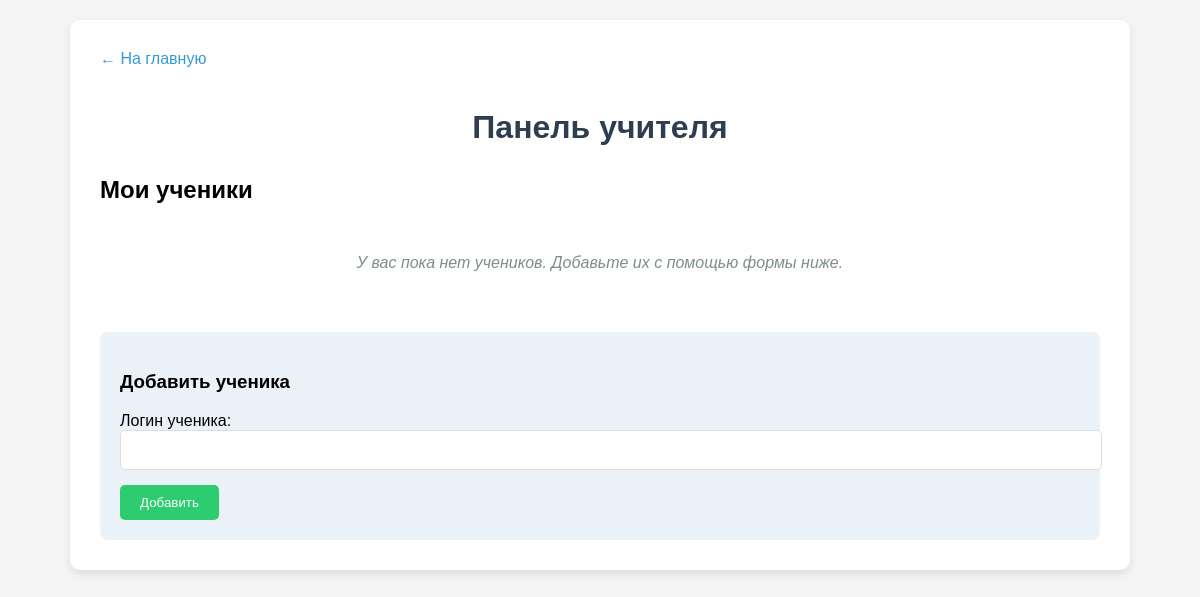
The page /teacher (signed in) on the database as committed earlier.
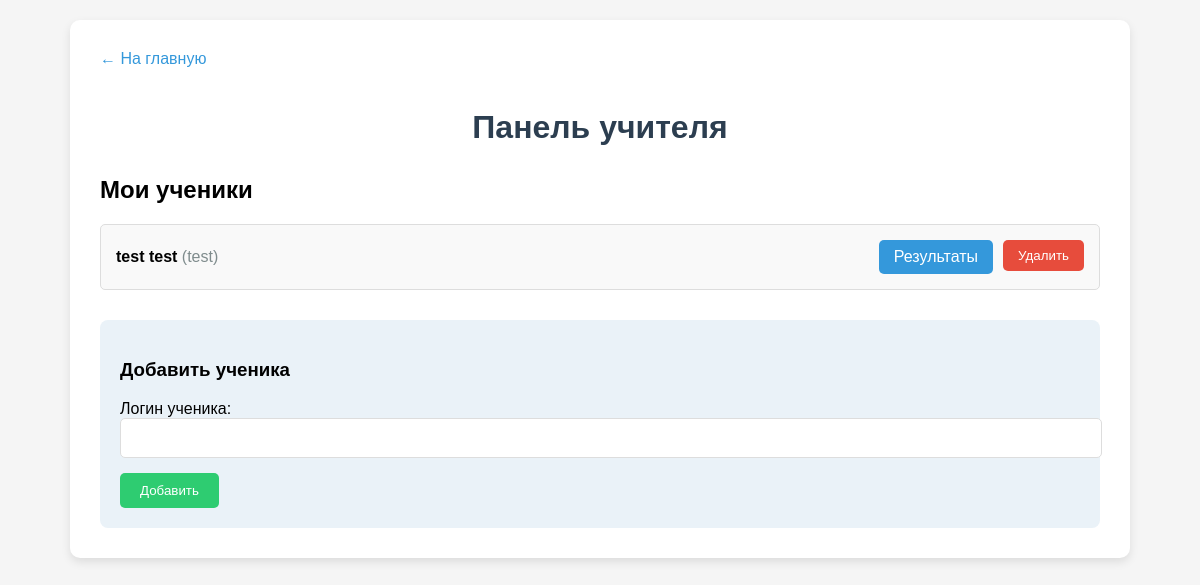
The same page on the database as committed later.
### tables this page shows
CREATE TABLE users (id INTEGER PRIMARY KEY AUTOINCREMENT, username TEXT UNIQUE NOT NULL, name TEXT, surname TEXT, password TEXT NOT NULL);

### app.py (the view)
@app.route('/teacher')
def teacher_dashboard():
    if 'user_id' not in session:
        return redirect(url_for('login'))
    conn = sqlite3.connect(DB_PATH)
    cursor = conn.cursor()
    cursor.execute("SELECT 1 FROM teachers WHERE user_id = ?", (session['user_id'],))
    if not cursor.fetchone():
        conn.close()
        flash('Только учителям доступно', 'error')
        return redirect(url_for('home'))
    students = get_teacher_students(session['user_id'])
    conn.close()
    return render_template('teacher_dashboard.html', students=students, user=session.get('user_info'))

### app.py (called while the page is built)
def get_teacher_students(teacher_id):
    conn = sqlite3.connect(DB_PATH)
    cursor = conn.cursor()
    cursor.execute("SELECT users.id, users.name, users.surname, users.username FROM teacher_students JOIN users ON teacher_students.student_id = users.id WHERE teacher_students.teacher_id = ?", (teacher_id,))
    students = [{'id': row[0], 'name': row[1], 'surname': row[2], 'username': row[3]} for row in cursor.fetchall()]
    conn.close()
    return students

### templates/teacher_dashboard.html (shortened to what this page needs)
<!DOCTYPE html>
<html lang="ru">
<head>
</head>
<body>
    <div class="container">
        <a href="/" class="back-link">← На главную</a>
        <h1>Панель учителя</h1>
        <h2>Мои ученики</h2>
        {% if students %}
        <ul class="students-list">
            {% for student in students %}
                <li class="student-item">
                    <div class="student-info">
                        <span class="student-name">{{ student.name }} {{ student.surname }}</span>
                        <span class="student-username">({{ student.username }})</span>
                    </div>
                    <div class="student-actions">
                        <a href="{{ url_for('view_student_results', student_id=student.id) }}" class="btn btn-view">
                            Результаты
                        </a>
                        <form method="POST" action="{{ url_for('remove_student', student_id=student.id) }}" style="display: inline;">
                            <button type="submit" class="btn btn-delete">Удалить</button>
                        </form>
                    </div>
                </li>
            {% endfor %}
        </ul>
        {% else %}
        <div class="no-students">
            У вас пока нет учеников. Добавьте их с помощью формы ниже.
        </div>
        {% endif %}
        <div class="add-student-form">
            <h3>Добавить ученика</h3>
            <form method="POST" action="{{ url_for('add_student') }}">
                <div class="form-group">
                    <label for="username">Логин ученика:</label>
                    <input type="text" id="username" name="username" class="form-control" required>
                </div>
                <button type="submit" class="add-btn">Добавить</button>
            </form>
        </div>
    </div>
</body>
</html>

Rows that differ between the two databases and show on the page:
added users: name "test", surname "test", username "test"
Other text that changed with them:
text no longer shown: "У вас пока нет учеников. Добавьте их с помощью формы ниже."
